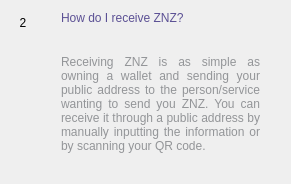
                  <widget class="QWidget" name="widgetFaq2" native="true">
                   <layout class="QHBoxLayout" name="horizontalPage2" stretch="0,1">
                    <item alignment="Qt::AlignTop">
                     <widget class="QLabel" name="labelNumber2">
                      <property name="minimumSize">
                       <size>
                        <width>24</width>
                        <height>24</height>
                       </size>
                      </property>
                      <property name="maximumSize">
                       <size>
                        <width>16777215</width>
                        <height>24</height>
                       </size>
                      </property>
                      <property name="text">
                       <string>2</string>
                      </property>
                      <property name="alignment">
                       <set>Qt::AlignCenter</set>
                      </property>
                     </widget>
                    </item>
                    <item>
                     <layout class="QVBoxLayout" name="verticalLayoutPage2">
                      <property name="spacing">
                       <number>0</number>
                      </property>
                      <property name="leftMargin">
                       <number>20</number>
                      </property>
                      <property name="rightMargin">
                       <number>20</number>
                      </property>
                      <item>
                       <widget class="QLabel" name="labelSubtitle2">
                        <property name="styleSheet">
                         <string notr="true">color: rgb(91, 80, 148);</string>
                        </property>
                        <property name="text">
                         <string>How do I receive ZNZ?</string>
                        </property>
                        <property name="wordWrap">
                         <bool>true</bool>
                        </property>
                       </widget>
                      </item>
                      <item>
                       <spacer name="verticalSpacer_20">
                        <property name="orientation">
                         <enum>Qt::Vertical</enum>
                        </property>
                        <property name="sizeType">
                         <enum>QSizePolicy::Fixed</enum>
                        </property>
                        <property name="sizeHint" stdset="0">
                         <size>
                          <width>20</width>
                          <height>30</height>
                         </size>
                        </property>
                       </spacer>
                      </item>
                      <item>
                       <widget class="QLabel" name="labelContent2">
                        <property name="styleSheet">
                         <string notr="true">color: rgb(147, 149, 152);</string>
                        </property>
                        <property name="text">
                         <string>
                           &lt;html&gt;&lt;head/&gt;&lt;body&gt;&lt;p align=&quot;justify&quot;&gt;
                           Receiving ZNZ is as simple as owning a wallet and sending your public address
                           to the person/service wanting to send you ZNZ. You can receive it through a 
                           public address by manually inputting the information or by scanning your QR code.
                           &lt;/p&gt;&lt;/body&gt;&lt;/html&gt;
                         </string>
                        </property>
                        <property name="alignment">
                         <set>Qt::AlignLeading|Qt::AlignLeft|Qt::AlignTop</set>
                        </property>
                        <property name="wordWrap">
                         <bool>true</bool>
                        </property>
                       </widget>
                      </item>
                      <item>
                       <spacer name="verticalSpacer_21">
                        <property name="orientation">
                         <enum>Qt::Vertical</enum>
                        </property>
                        <property name="sizeHint" stdset="0">
                         <size>
                          <width>20</width>
                          <height>20</height>
                         </size>
                        </property>
                       </spacer>
                      </item>
                     </layout>
                    </item>
                   </layout>
                  </widget>
